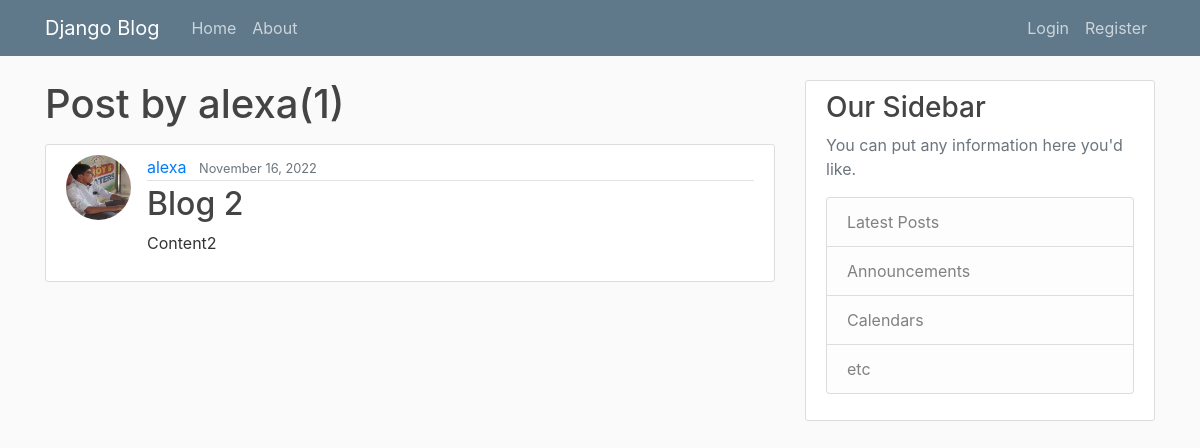
Before: /user/alexa with the older database file.
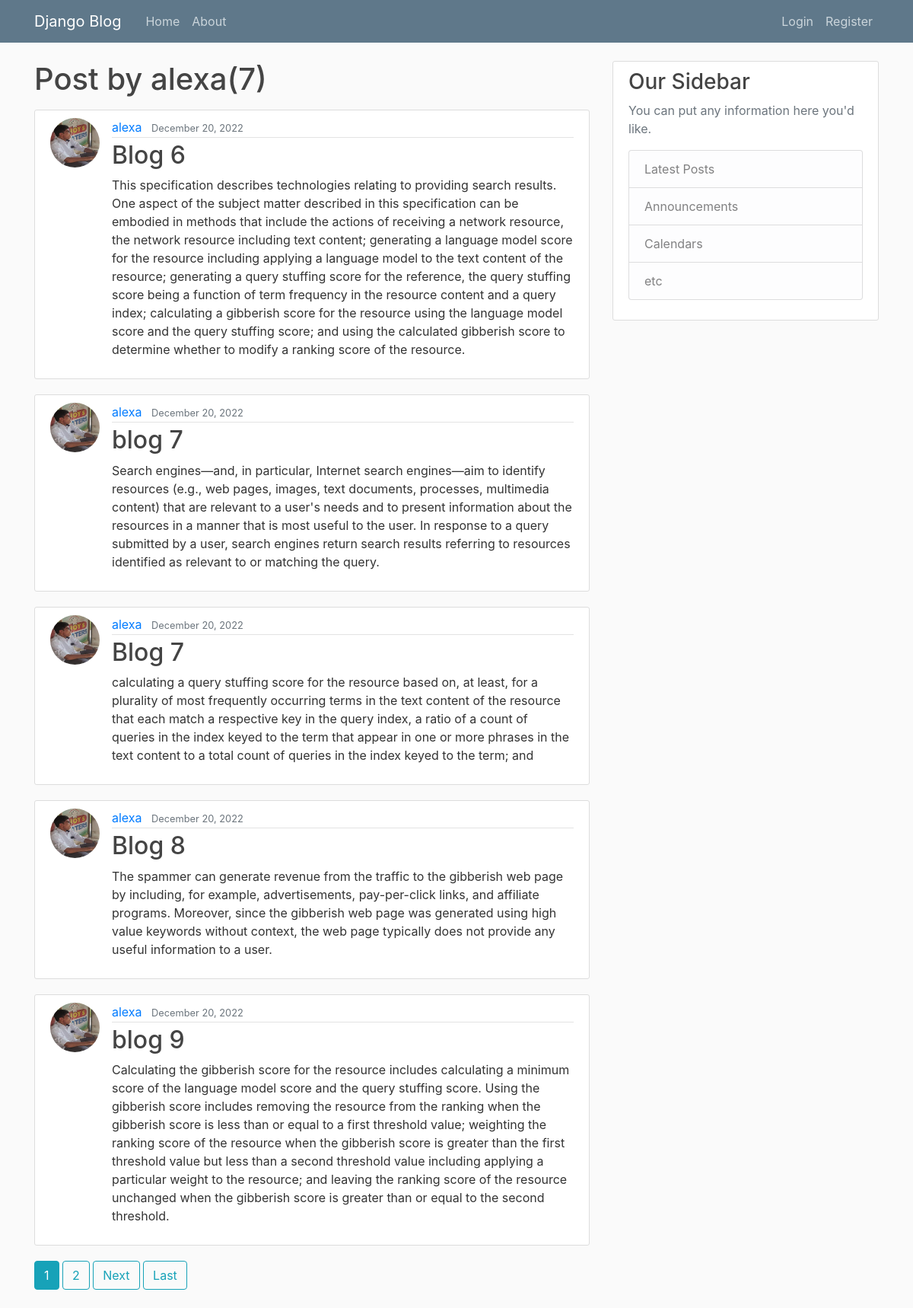
After: the same page with the newer database file.
### blog/models.py (models this page shows, shortened)
class Post(models.Model):
    title = models.CharField(max_length=100)
    content = models.TextField()
    date_posted = models.DateField(default=timezone.now)
    author = models.ForeignKey(User,on_delete=models.CASCADE)

### users/models.py (models this page shows, shortened)
class Profile(models.Model):
    user = models.OneToOneField(User, on_delete=models.CASCADE)
    image = models.ImageField(default='default.jpg', upload_to='profile_pics')

### blog/views.py (the view)
# urls.py: path('user/<str:username>',UserPostListView.as_view(),name='user-posts'),
class UserPostListView(ListView):
    model = Post
    template_name = 'blog/user_posts.html'
    context_object_name = 'posts'
    paginate_by = 5
    def get_queryset(self):
        user = get_object_or_404(User, username=self.kwargs.get('username'))
        return Post.objects.filter(author=user).order_by('-date_posted')

### blog/templates/blog/user_posts.html (shortened to what this page needs)
{% extends "blog/base.html" %}
{% block content %}
<h1 class="mb-3">Post by {{ view.kwargs.username }}({{ page_obj.paginator.count }})</h1>
{% for post in posts %}
    <article class="media content-section">
        <img class="rounded-circle article-img" src="{{ post.author.profile.image.url }}" alt="">
        <div class="media-body">
            <div class="article-metadata">
                <a class="mr-2" href="{% url 'user-posts' post.author.username %}">{{ post.author }}</a>
                <small class="text-muted">{{ post.date_posted|date:"F d, Y" }}</small>
            </div>
            <h2><a class="article-title" href="{% url 'post-detail' post.id %}">{{ post.title }}</a></h2>
            <p class="article-content">{{ post.content }}</p>
        </div>
    </article>
{% endfor %}
{% if is_paginated %}
    {% for num in page_obj.paginator.page_range %}
        {% if page_obj.number == num %}
            <a class="btn btn-info mb-4" href="?page={{ num }}">{{ num }}</a>
        {% elif num > page_obj.number|add:'-3' and num < page_obj.number|add:'3' %}
            <a class="btn btn-outline-info mb-4" href="?page={{ num }}">{{ num }}</a>
        {% endif %}
    {% endfor %}
    {% if page_obj.has_next %}
        <a class="btn btn-outline-info mb-4" href="?page={{ page_obj.next_page_number }}">Next</a>
        <a class="btn btn-outline-info mb-4" href="?page={{ page_obj.paginator.num_pages }}">Last</a>
    {% endif %}
{% endif %}
{% endblock content %}

Changed rows visible on the page:
no longer on this page (row unchanged): Post: author.profile.image (placeholder picture), author "alexa", date_posted "November 16, 2022", title "Blog 2", content "Content2"
added Post: author.profile.image (placeholder picture), author "alexa", date_posted "December 20, 2022", title "Blog 6", content "This specification describes technologies relating to providing search results. One aspect of the subject matter described in this specification can be embodied in methods that include the actions of receiving a network resource, the network resource including text content; generating a language model score for the resource including applying a language model to the text content of the resource; generating a query stuffing score for the reference, the query stuffing score being a function of term frequency in the resource content and a query index; calculating a gibberish score for the resource using the language model score and the query stuffing score; and using the calculated gibberish…"
added Post: author.profile.image (placeholder picture), author "alexa", date_posted "December 20, 2022", title "blog 7", content "Search engines—and, in particular, Internet search engines—aim to identify resources (e.g., web pages, images, text documents, processes, multimedia content) that are relevant to a user's needs and to present information about the resources in a manner that is most useful to the user. In response to a query submitted by a user, search engines return search results referring to resources identified as relevant to or matching the query."
added Post: author.profile.image (placeholder picture), author "alexa", date_posted "December 20, 2022", title "Blog 7", content "calculating a query stuffing score for the resource based on, at least, for a plurality of most frequently occurring terms in the text content of the resource that each match a respective key in the query index, a ratio of a count of queries in the index keyed to the term that appear in one or more phrases in the text content to a total count of queries in the index keyed to the term; and"
added Post: author.profile.image (placeholder picture), author "alexa", date_posted "December 20, 2022", title "Blog 8", content "The spammer can generate revenue from the traffic to the gibberish web page by including, for example, advertisements, pay-per-click links, and affiliate programs. Moreover, since the gibberish web page was generated using high value keywords without context, the web page typically does not provide any useful information to a user."
added Post: author.profile.image (placeholder picture), author "alexa", date_posted "December 20, 2022", title "blog 9", content "Calculating the gibberish score for the resource includes calculating a minimum score of the language model score and the query stuffing score. Using the gibberish score includes removing the resource from the ranking when the gibberish score is less than or equal to a first threshold value; weighting the ranking score of the resource when the gibberish score is greater than the first threshold value but less than a second threshold value including applying a particular weight to the resource; and leaving the ranking score of the resource unchanged when the gibberish score is greater than or equal to the second threshold."
Other visible differences:
{{ page_obj.paginator.count }}: "1" → "7"
new list line: "1"
new list line: "2"
text now shown: "Next Last"
